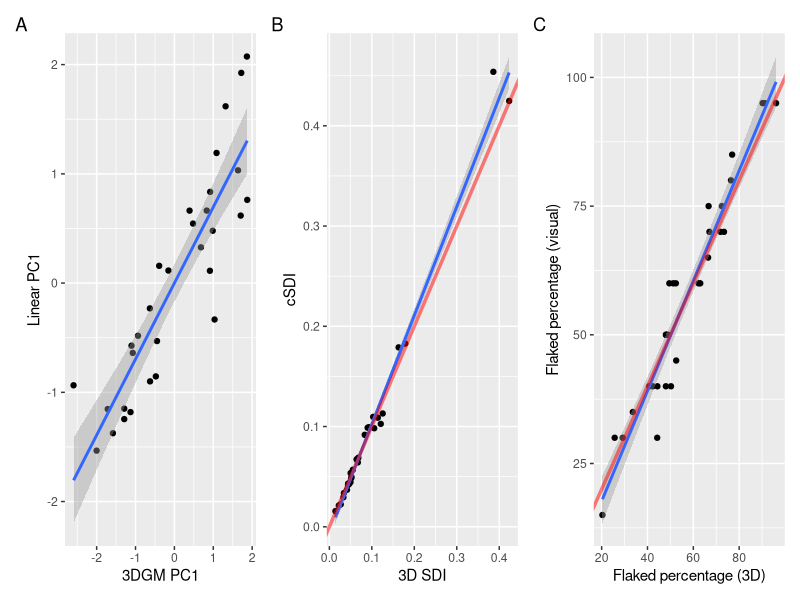

R code for this plot: (Note: this script raises an error after producing the figure.)
# Add packages
library(tidyverse)
library(patchwork)
library(cowplot)


# Data preparation
## loading data
gona_linear<-readr::read_csv("data/Gona_EA_for_Cheng_020824.csv")
gona_3d<-read.csv("data/3D-cleaned-for-Cheng-080224.csv")

## Figure for 3d comparison

fig4a <- ggplot(gona_3d, aes(X.3DGMPC110x10, FAC1_2)) + 
  geom_point() + 
  geom_smooth(method=lm)+
  labs(x ="3DGM PC1", y = "Linear PC1")

fig4b <- ggplot(gona_3d, aes(SDI_3D, SDIBoxTimesPointFive)) + 
  geom_point() + 
  geom_smooth(method=lm)+
  geom_abline(slope=1, intercept = 0, colour = "red", linewidth=1.2, alpha=0.5)+
  labs(x ="3D SDI", y = "cSDI")

fig4c <- ggplot(gona_3d, aes(Flaked, FlakedVisual)) + 
  geom_point() + 
  geom_smooth(method=lm)+
  geom_abline(slope=1, intercept = 0, colour = "red", linewidth=1.2, alpha=0.5)+       
  labs(x ="Flaked percentage (3D)", y = "Flaked percentage (visual)")

patchwork <- (fig4a + fig4b + fig4c)
patchwork + plot_annotation(tag_levels = 'A')
ggplot2::ggsave("Fig.3D comparison new1.png", path="figure.", width = 9, height = 3, dpi = 300)


## Figure for FAI by base

fig5a<-gona_linear %>%
  filter(Contexts == "Acheulean", Mode == "2", Flaked == "Flaked") %>%
  ggplot(aes(FAI, FAC1_1)) + 
  geom_point(alpha=0.6,size=2,aes(color= as.factor(Base),shape=as.factor(Base))) + 
  geom_smooth(method=lm, aes(group = 1))+
  labs(x ="FAI", y = "PC1 (flatness)")+
  scale_y_continuous(limits=c(-1.5,2.5))+
  theme(legend.position="none")


fig5b<-gona_linear %>%
  filter(Contexts == "Acheulean", Mode == "2", Flaked == "Flaked") %>%
  ggplot(aes(FAI, FAC2_1)) + 
  geom_point(alpha=0.6,size=2,aes(color = as.factor(Base),shape=as.factor(Base))) + 
  geom_smooth(method=lm, aes(group = 1))+
  labs(x ="FAI", y = "PC2 (convergence)")+
  labs(color='Base', shape = 'Base')+
  scale_y_continuous(limits=c(-3,3))+
  theme(legend.key.size = unit(0.2, "cm"))


patchwork <- (fig5a + fig5b)
patchwork + plot_annotation(tag_levels = 'A')
ggplot2::ggsave("Fig.FAI by base new NEW.png", path="figure.", width = 9, height = 3, dpi = 300)


## Figure for FAI by flaked
PC1.mean <- gona_linear %>%
  filter(Contexts == "Acheulean", Base == "flake", Flaked == "Unmodified") %>%
  group_by(Flaked) %>%
  summarize(PC1mean = mean(FAC1_1))


PC2.mean <- gona_linear %>%
  filter(Contexts == "Acheulean", Base == "flake", Flaked == "Unmodified") %>%
  group_by(Flaked) %>%
  summarize(PC2mean = mean(FAC2_1))

fig6a<-gona_linear %>%
  filter(Contexts == "Acheulean", Base == "flake") %>%
  ggplot(aes(FAI, FAC1_1, color = as.factor(Flaked))) + 
  geom_point(alpha=0.5,size=2,aes(color = as.factor(Flaked))) + 
  geom_smooth(method=lm)+
  geom_hline(data = PC1.mean, linetype="dashed",aes( group = Flaked, yintercept = PC1mean, color = Flaked)) +
  annotate(geom = "point", x = 55 , y = 2.02, colour = "black", fill = "#F8766D", size= 1, stroke = 0.5) +
  annotate(geom = "text", x = 55 , y = 2.05, label = "OGS5:2013-1", vjust=2, size=2)+
  annotate(geom = "point", x = 0 , y = -0.66, colour = "black", fill = "#619CFF", size= 1, stroke = 0.5) +
  annotate(geom = "text", x = 0 , y = -0.66, label = "OGS5:54",  vjust=2, size=2)+
  labs(x ="FAI", y = "PC1 (flatness)\n")+
  scale_y_continuous(limits=c(-1.5,2.5))+
  theme(legend.position="none")

  
fig6b<-gona_linear %>%
  filter(Contexts == "Acheulean", Base == "flake") %>%
  ggplot(aes(FAI, FAC2_1, color = as.factor(Flaked))) + 
  geom_point(alpha=0.5,size=2,aes(color = as.factor(Flaked))) + 
  geom_smooth(method=lm)+
  geom_hline(data = PC2.mean, linetype="dashed",aes( group = Flaked, yintercept = PC2mean, color = Flaked)) +
  annotate(geom = "point", x = 5 , y = 2.47, colour = "black", fill = "#F8766D", size= 1,stroke = 0.5) +
  annotate(geom = "text", x = 5 , y = 2.47, label = "DAN5:54", vjust=2,  size=2)+
  annotate(geom = "point", x = 5 , y = -2.21, colour = "black", fill = "#F8766D", size= 1,stroke = 0.5) +
  annotate(geom = "text", x = 5 , y = -2.21, label = "OGS5:5", vjust=2,  size=2)+
  labs(x ="FAI", y = "PC2 (convergence)\n")+
  scale_y_continuous(limits=c(-2.5,3))+
  labs(color='Modification')+
  theme(legend.key.size = unit(0.2, "cm"))

fig6a1<-ggdraw(fig6a) + 
  draw_image("figure/Picture1.PNG",
             x = 0.02, y = 0.29, width = 0.12, height = 0.12)
fig6a2<-ggdraw(fig6a1) + 
  draw_image("figure/Picture2.PNG",
             x = 0.02, y = 0.8, width = 0.12, height = 0.12)
fig6b1<-ggdraw(fig6b) + 
  draw_image("figure/Picture3.PNG",
             x = 0.02, y = 0.16, width = 0.12, height = 0.12)
fig6b2<-ggdraw(fig6b1) + 
  draw_image("figure/Picture4.PNG",
             x = 0.02, y = 0.81, width = 0.12, height = 0.12)

patchwork <- (fig6a2 + fig6b2)
patchwork + plot_annotation(tag_levels = 'A')
ggplot2::ggsave("Fig.FAI by flaked new123.png", path="figure.", width = 9, height = 3, dpi = 300)


## heteroscedasticity test for mode1 and mode2 cores
MODE1CORE <- joined_gona %>%
  filter(Mode == "1", Flaked.x == "Flaked")
MODE2CORE <- joined_gona %>%
  filter(Mode == "2", Flaked.x == "Flaked")

lmMod1 <- lm(FAI ~ cSDI, data=MODE1CORE)
lmtest::bptest(lmMod1)
ggplot(MODE1CORE, aes(FAI, cSDI)) + 
  geom_point() + 
  geom_smooth(method=lm)
car::ncvTest(lmMod1)

lmMod2 <- lm(FAI ~ cSDI, data=MODE2CORE)
lmtest::bptest(lmMod2)
car::ncvTest(lmMod2)


### Locating the extreme value of PC1 and PC2 in the last figure
leftfig<-joined_gona %>%
  filter(Contexts == "Acheulean", Base == "flake")



## figures for demonstrating the conceptual model as requested by R3
gona_linear<- gona_linear %>% unite("FULLNAME", Locality:Catalog, remove = FALSE)
### mapping SDI and FAI
fig0a <- ggplot(gona_linear, aes(cSDI, FAI, color = Typology)) +
  geom_point() + 
  # geom_smooth(method=lm)+
  ggrepel::geom_text_repel(aes(label=FULLNAME))+
  labs(x ="cSDI", y = "FAI")

### correlation between SDI/PC1 correlation and FAI/PC1
correlation1<- gona_linear %>% group_by(Typology) %>%  summarise(SDIPC1R = cor(cSDI, FAC1_1))
correlation2<- gona_linear %>% group_by(Typology) %>%  summarise(FAIPC1R = cor(FAI, FAC1_1))
correlation12<- merge(correlation1,correlation2,by="Typology")

### correlation between SDI/PC2 correlation and FAI/PC2

correlation3<- gona_linear %>% group_by(Typology) %>%  summarise(SDIPC2R = cor(cSDI, FAC2_1))
correlation4<- gona_linear %>% group_by(Typology) %>%  summarise(FAIPC2R = cor(FAI, FAC2_1))
correlation34<- merge(correlation3,correlation4,by="Typology")
  
fig0b <- ggplot(correlation12, aes(SDIPC1R, FAIPC1R)) + 
  geom_point() + 
  ggrepel::geom_text_repel(aes(label=Typology))+
  labs(x ="correlation between SDI and PC1", y = "correlation between FAI and PC1")

fig0c <- ggplot(correlation34, aes(SDIPC2R, FAIPC2R)) + 
  geom_point() + 
  ggrepel::geom_text_repel(aes(label=Typology))+
  labs(x ="correlation between SDI and PC2", y = "correlation between FAI and PC2")

patchwork <- (fig0a + fig0b + fig0c)
patchwork + plot_annotation(tag_levels = 'A')
ggplot2::ggsave("Fig.CONCEPTUAL.png", path="figure.", width = 27, height = 9, dpi = 300)

### RESIDUALS experiment

fitSDI <- lm(cSDI ~ FAC1_1 + FAC2_1, data=gona_linear)  
fig00a<-ggplot(fitSDI, aes(x = .fitted, y = .resid, color = gona_linear$Typology)) +
  geom_point() +
  geom_hline(yintercept = 0)+
  labs(x ="fitted cSDI value", y = "Residuals")

fitFAI <- lm(FAI ~ FAC1_1 + FAC2_1, data=gona_linear)  
fig00B<-ggplot(fitFAI, aes(x = .fitted, y = .resid, color = gona_linear$Typology)) +
  geom_point() +
  geom_hline(yintercept = 0)+
  labs(x ="fitted FAI value", y = "Residuals")


patchwork <- (fig00a + fig00B)
patchwork + plot_annotation(tag_levels = 'A')
ggplot2::ggsave("Fig.RESIDUAL.png", path="figure.", width = 18, height = 9, dpi = 300)
